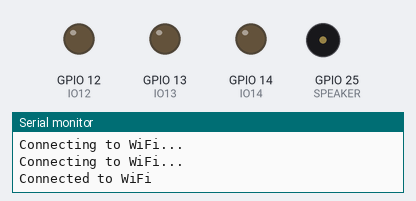
Recording of a sketch running on a simulated ESP32. On the bench: output pins drawn as LEDs (lit = HIGH), buzzer (waves = sounding), the last lines printed to the serial monitor. WiFi joins after 1.5 s; servers stay silent unless stated.

Above: at 2.6 s.
At 3.2 s:
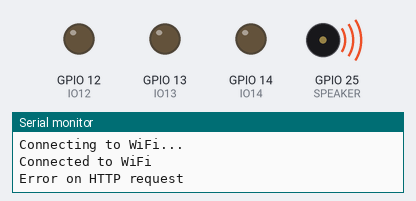
At 3.8 s:
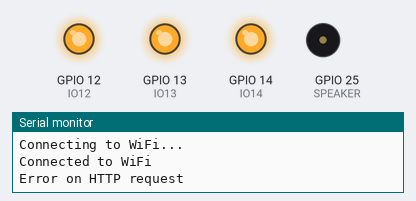
At 4.4 s:
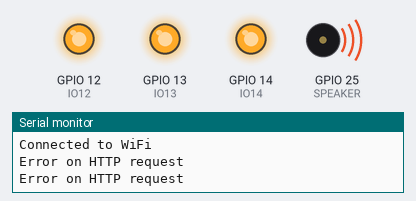
Timing chart, 0 to 5.5 s (numbered marks = the images above):
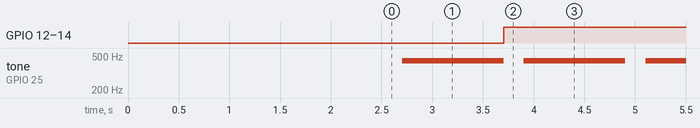

The sketch:

sketch_apr13a.ino
```cpp
#include <dummy.h>

#include <WiFi.h>
#include "HTTPClient.h"
#define IO14 14
#define IO13 13
#define IO12 12
#define SPEAKER 25
#define CONNECTION_TIMEOUT 10

const char* ssid = "ece445";
const char* password = "ece445team";

void setup() {
  // put your setup code here, to run once:
  pinMode(SPEAKER, OUTPUT);
  pinMode(IO14, OUTPUT); // Set the LED pin as an output
  pinMode(IO13, OUTPUT); // Set the LED pin as an output
  pinMode(IO12, OUTPUT); // Set the LED pin as an output

  Serial.begin(115200);
  delay(1000);
  int timeout_counter = 0;

  WiFi.mode(WIFI_STA);
  WiFi.begin(ssid, password);

  while (WiFi.status() != WL_CONNECTED) {
    Serial.println("Connecting to WiFi...");
    delay(500);

    timeout_counter++;
        if(timeout_counter >= CONNECTION_TIMEOUT*5){
        ESP.restart();
    }
  }

  Serial.println("Connected to WiFi");

}

void loop() {
  // put your main code here, to run repeatedly:
  fetchData();
  sound();
  analogWrite(IO14, 255);
  analogWrite(IO13, 255);
  analogWrite(IO12, 255);
}

void sound() {
  tone(SPEAKER, 440, 1000); // Play a 440 Hz tone for 1 second
  delay(1000); // Wait for a second
}

void fetchData() {
  if (WiFi.status() == WL_CONNECTED) {
    HTTPClient http;   // Object to manage HTTP requests

    http.begin("https://api.carbonintensity.org.uk/intensity"); // API
    http.addHeader("Accept", "application/json"); // Set the content type of the request

    int httpCode = http.GET();

    if (httpCode > 0) {
      String payload = http.getString();
      Serial.println(payload);
    } else {
      Serial.println("Error on HTTP request");
    }

    http.end();
  } else {
    Serial.println("Error in WiFi connection");
  }
}
```

Measured:
- by itself, GPIO 12 (IO12), GPIO 13 (IO13), GPIO 14 (IO14): LOW → HIGH at 3.7 s
- by itself, tone on GPIO 25 (SPEAKER): alternates 440 Hz for 1.0 s and silent for 0.20 s
